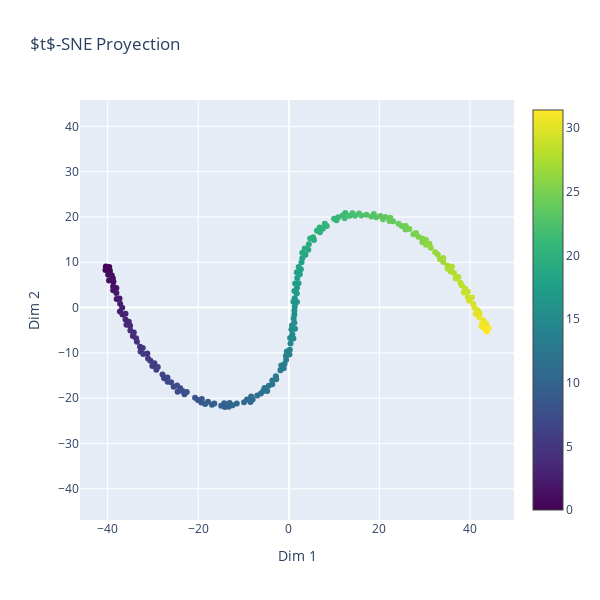

The notebook cell this image was saved under:
### Markdown cell above
### **$t$-Stochastic Neighbor Embedding ($t$-SNE)**

### Code cell
# t-SNE
tsne = TSNE(n_components=2, perplexity=10)
points_tsne = tsne.fit_transform(points_3d)
draw_2d(points_tsne, "$t$-SNE Proyection")

### Figure 1 — Plotly figure (JSON) as saved in the notebook; plotly's stock layout.template omitted (floating-point values rounded to 4 significant figures; data arrays with more than 128 entries replaced by an {"elided": "..."} marker saying what was removed)
{"data": [{"marker": {"color": {"elided": "200 float values"}, "colorscale": [[0, "#440154"], [0.1111, "#482878"], [0.2222, "#3e4989"], [0.3333, "#31688e"], [0.4444, "#26828e"], [0.5556, "#1f9e89"], [0.6667, "#35b779"], [0.7778, "#6ece58"], [0.8889, "#b5de2b"], [1, "#fde725"]], "showscale": true, "size": 6}, "mode": "markers", "type": "scatter", "x": {"elided": "200 float values"}, "y": {"elided": "200 float values"}}], "layout": {"height": 600, "title": {"text": "$t$-SNE Proyection"}, "width": 600, "xaxis": {"scaleanchor": "y", "title": {"text": "Dim 1"}}, "yaxis": {"title": {"text": "Dim 2"}}}}
